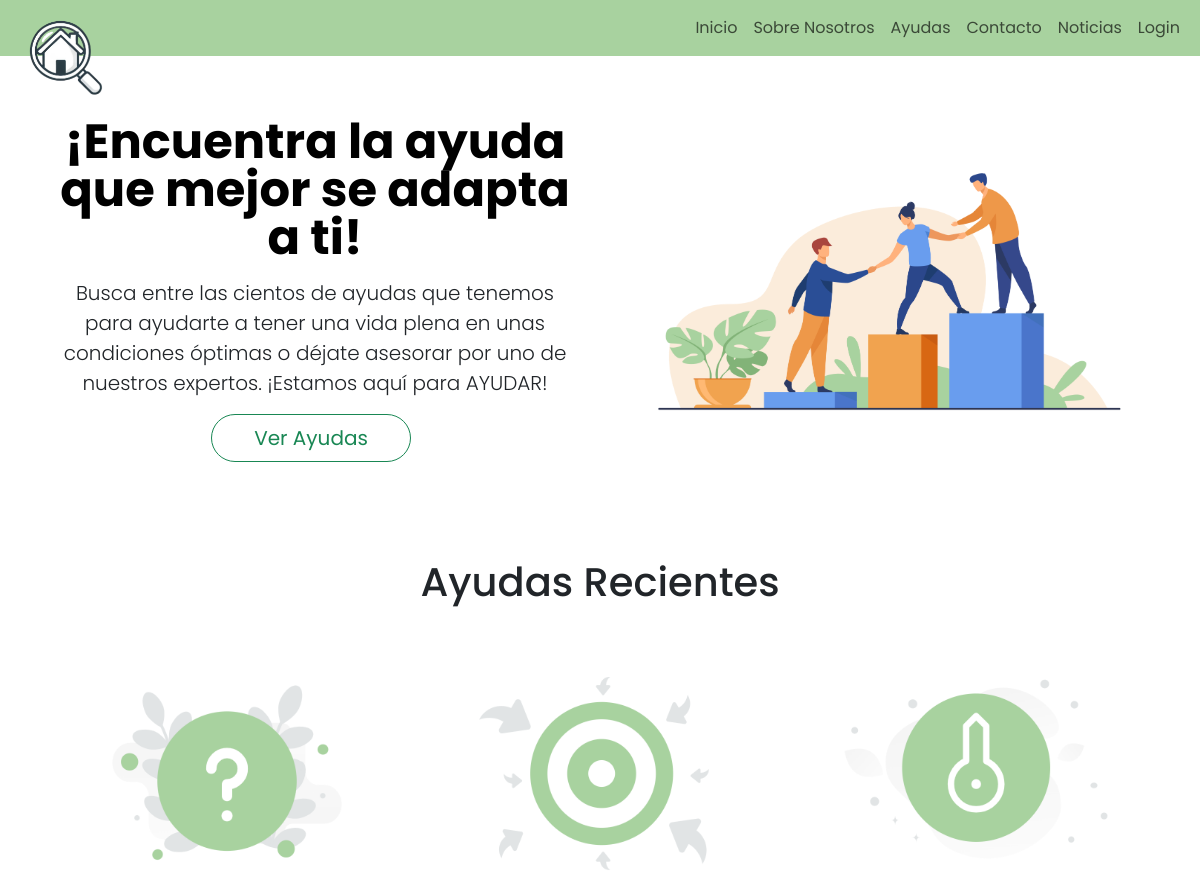
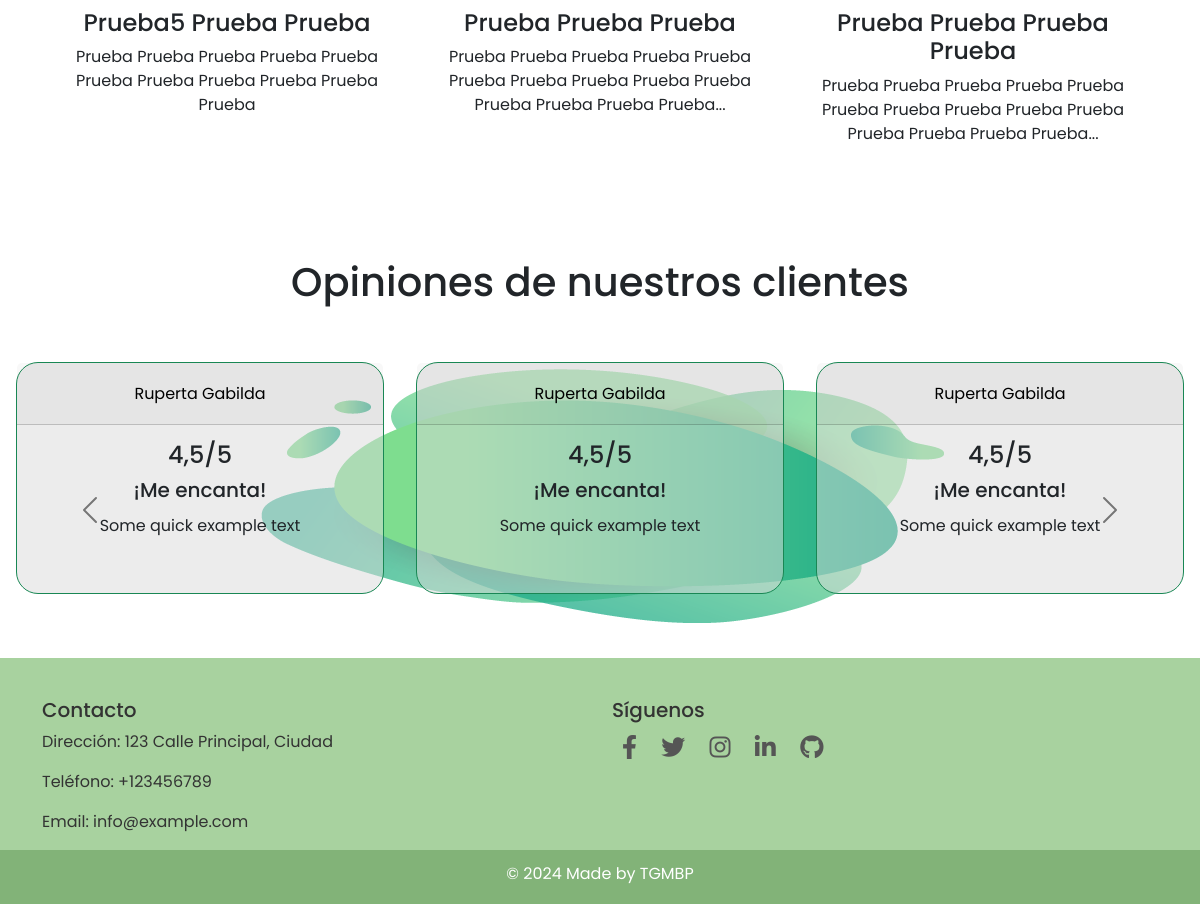
The page / on the database its author committed (2 pictures, top to bottom).
### tables this page shows
CREATE TABLE `ayuda` (
  `ID` int(11) NOT NULL,
  `Nombre` varchar(255) NOT NULL,
  `Descripcion` varchar(255) NOT NULL,
  `Requisitos` text NOT NULL,
  `Url` varchar(255) NOT NULL,
  `fecha_creacion` timestamp NOT NULL DEFAULT current_timestamp()
);

### index.php (the view, shortened to what this page needs)
<!DOCTYPE html>
<html lang="en">
  <head>
    <link
      href="https://cdn.jsdelivr.net/npm/bootstrap@5.3.3/dist/css/bootstrap.min.css"
      rel="stylesheet"
    />
    <link rel="stylesheet" href="style.css" />
    <link
      href="https://cdnjs.cloudflare.com/ajax/libs/font-awesome/6.0.0-beta3/css/all.min.css"
      rel="stylesheet"
    />
  </head>
  <body>
    <?php include 'header.php'; ?>
    <?php
    $conn = conexionBBDD();
    $sql = "SELECT Nombre, Descripcion, Url FROM ayuda ORDER BY fecha_creacion DESC LIMIT 3";
    $result = $conn->query($sql); $ayudas_recientes = []; if ($result->num_rows
    > 0) { while ($row = $result->fetch_assoc()) { $ayudas_recientes[] = $row; }
    } cerrarConexion($conn); function truncateTxt($text, $length = 100) { if
    (strlen($text) <= $length) { return $text; } return substr($text, 0, $length
    - 3) . '...'; } ?>
    <main>
      <table>
        <div class="container col-xxl-8 px-4">
          <div class="row flex-lg-row-reverse align-items-center g-5 py-5">
            <div class="col-md-10 mx-auto col-lg-6">
              <img
                src="images/ayuda.png"
                class="d-block mx-lg-auto img-fluid"
                alt="Bootstrap Themes"
                width="700"
                height="500"
                loading="lazy"
              />
            </div>
            <div class="col-lg-6">
              <h1 class="display-5 fw-bold text-body-emphasis lh-1 mb-3">
                ¡Encuentra la ayuda que mejor se adapta a ti!
              </h1>
              <p class="lead">
                Busca entre las cientos de ayudas que tenemos para ayudarte a
                tener una vida plena en unas condiciones óptimas o déjate
                asesorar por uno de nuestros expertos. ¡Estamos aquí para
                AYUDAR!
              </p>
              <a href="ayudas.php">
                <button type="button" class="btn btn-outline-success btn-lg px-4 me-md-2">
                  Ver Ayudas
                </button>
              </a>
            </div>
          </div>
        </div>
        <div class="pt-5 pb-5 row">
          <h1>Ayudas Recientes</h1>
        </div>
        <div class="row categories pb-5 contenedor">
          <?php
            $indiceImg = 1;
            foreach ($ayudas_recientes as $ayuda) :
            ?>
          <a
            href="<?php echo $ayuda['Url']; ?>"
            target="_blank"
            class="cardLink"
          >
            <div class="column cardAyuda">
              <img
                src="images/Ayudas<?php echo $indiceImg ?>.png"
                class="mx-lg-auto img-fluid"
                alt="Imagen de ayuda"
                width="400"
                height="400"
              />
              <h4><?php  echo $ayuda['Nombre']; ?></h4>
              <p><?php echo truncateTxt($ayuda['Descripcion'], 100); ?></p>
            </div>
          </a>
          <?php
            $indiceImg++;
            endforeach;
            ?>
        </div>
        <div class="pt-5 pb-5 row">
          <h1>Opiniones de nuestros clientes</h1>
        </div>
        <div
          id="carouselExampleInterval"
          class="carousel carousel-dark slide"
          data-bs-ride="carousel"
        >
          <div class="carousel-inner">
            <div class="carousel-item active" data-bs-interval="5000">
              <div class="cards-wrapper">
                <div class="card border-success rating-card mb-3">
                  <div class="card-header">Ruperta Gabilda</div>
                  <div class="card-body">
                    <h4 class="card-title">4,5/5</h4>
                    <h5 class="card-title pb-1">¡Me encanta!</h5>
                    <p class="card-text">Some quick example text</p>
                  </div>
                </div>
                <div class="card border-success rating-card mb-3">
                  <div class="card-header">Ruperta Gabilda</div>
                  <div class="card-body">
                    <h4 class="card-title">4,5/5</h4>
                    <h5 class="card-title pb-1">¡Me encanta!</h5>
                    <p class="card-text">Some quick example text</p>
                  </div>
                </div>
                <div class="card border-success rating-card mb-3">
                  <div class="card-header">Ruperta Gabilda</div>
                  <div class="card-body">
                    <h4 class="card-title">4,5/5</h4>
                    <h5 class="card-title pb-1">¡Me encanta!</h5>
                    <p class="card-text">Some quick example text</p>
                  </div>
                </div>
              </div>
            </div>
          </div>
          <button
            class="carousel-control-prev"
            type="button"
            data-bs-target="#carouselExampleInterval"
            data-bs-slide="prev"
          >
            <span class="carousel-control-prev-icon" aria-hidden="true"></span>
          </button>
          <button
            class="carousel-control-next"
            type="button"
            data-bs-target="#carouselExampleInterval"
            data-bs-slide="next"
          >
            <span class="carousel-control-next-icon" aria-hidden="true"></span>
          </button>
        </div>
      </table>
    </main>
    <?php include './footer.php'; ?>
  </body>
</html>

### header.php (shortened to what this page needs)
<a href="index.php">
    <img class="imageAboveHeader" src="images/Logo.png" alt="logo Oriéntame">
</a>
<header>
    <nav class="navbar navbar-light navbar-expand-md" style="background-color: #A8D29F">
        <div class="container-fluid">
            <a class="navbar-brand" style="color: transparent" href="#">.</a>
            <div class="collapse navbar-collapse" id="menu">
                <ul class="navbar-nav ms-auto">
                    <li class="nav-item"><a class="nav-link" href="index.php">Inicio</a></li>
                    <li class="nav-item"><a class="nav-link" href="sobreNosotros.php">Sobre Nosotros</a></li>
                    <li class="nav-item"><a class="nav-link" href="ayudas.php">Ayudas</a></li>
                    <li class="nav-item"><a class="nav-link" href="contacto.php">Contacto</a></li>
                    <li class="nav-item"><a class="nav-link" href="noticias.php">Noticias</a></li>
                    <?php if (isset($_SESSION["email"])): ?>
                    <li class="nav-item"><a class="nav-link" href="dashboardUsuario.php">Mi Perfil</a></li>
                    <?php else: ?>
                    <li class="nav-item"><a class="nav-link" href="registro.php">Login</a></li>
                    <?php endif; ?>
                </ul>
            </div>
        </div>
    </nav>
</header>

### footer.php
  <footer class="footer">
  <div class="container">
    <div class="row">
      <div class="col-md-6">
        <h5>Contacto</h5>
        <p>Dirección: 123 Calle Principal, Ciudad</p>
        <p>Teléfono: +123456789</p>
        <p>Email: info@example.com</p>
      </div>
      <div class="col-md-6">
        <h5>Síguenos</h5>
        <div class="social-icons">
          <a href="#"><i class="fab fa-facebook-f"></i></a>
          <a href="#"><i class="fab fa-twitter"></i></a>
          <a href="#"><i class="fab fa-instagram"></i></a>
          <a href="#"><i class="fab fa-linkedin-in"></i></a>
          <a href="#"><i class="fab fa-github"></i></a>
        </div>
      </div>
    </div>
  </div>
</footer>
<footer class="copyright">
  <div class="container text-center">
    <p>© 2024 Made by TGMBP</p>
  </div>
</footer>

### style.css (style rules this page uses)
* { margin: 0; padding: 0; box-sizing: border-box; font-family: "Poppins", sans-serif; }
header { position: fixed; width: 100%; top: 0; z-index: 1000; }
.imageAboveHeader { position: fixed; width: 125px; height: auto; top: 0; left: 0; z-index: 1001; }
.nav-item { text-align: right; }
.categories { padding-left: 5%; padding-right: 5%; }
.contenedor { display: grid; grid-template-columns: repeat(3, 1fr); gap: 15px; }
.rating-card { background-color: rgba(217, 217, 217, 0.5); border-radius: 16px; }
.card-body { padding-bottom: 15%; }
.card-header { padding-top: 5%; padding-bottom: 5%; color: #000000; }
.btn { width: 200px; border-radius: 50px; }
.column { transition: all 0.3s ease; }
.carousel-inner { background-image: url("images/blob.png"); background-repeat: no-repeat; background-position: top; padding-bottom: 3em; }
@media screen and (min-width: 567px) { .cards-wrapper { display: flex; } }
@media screen and (min-width: 567px) { .card { margin-left: 1em; margin-right: 1em; border-radius: 22px; background-color: rgba(217, 217, 217, 0.5); width: calc(100% / 3); } }
main { margin-top: 30px; padding-top: 40px; text-align: center; }
.footer { background-color: #A8D29F; color: #333; padding-top: 40px; }
.social-icons a { color: #555; font-size: 24px; margin: 0 10px; transition: color 0.3s; }
.copyright { background-color: #82B378; color: #fff; padding-bottom: 2px; padding-top: 12px; }
.cardLink { text-decoration: none; color: inherit; }
body { overflow-x: hidden; }
body { display: flex; flex-direction: column; min-height: 100vh; margin: 0; }
main { flex: 1; }

### rows shown on the page
ayuda: shows a picture, Nombre "Prueba5 Prueba Prueba", Descripcion "Prueba Prueba Prueba Prueba Prueba Prueba Prueba Prueba Prueba Prueba Prueba"
ayuda: shows a picture, Nombre "Prueba Prueba Prueba", Descripcion "Prueba Prueba Prueba Prueba Prueba Prueba Prueba Prueba Prueba Prueba Prueba Prueba Prueba Prueba..."
ayuda: shows a picture, Nombre "Prueba Prueba Prueba Prueba", Descripcion "Prueba Prueba Prueba Prueba Prueba Prueba Prueba Prueba Prueba Prueba Prueba Prueba Prueba Prueba..."
